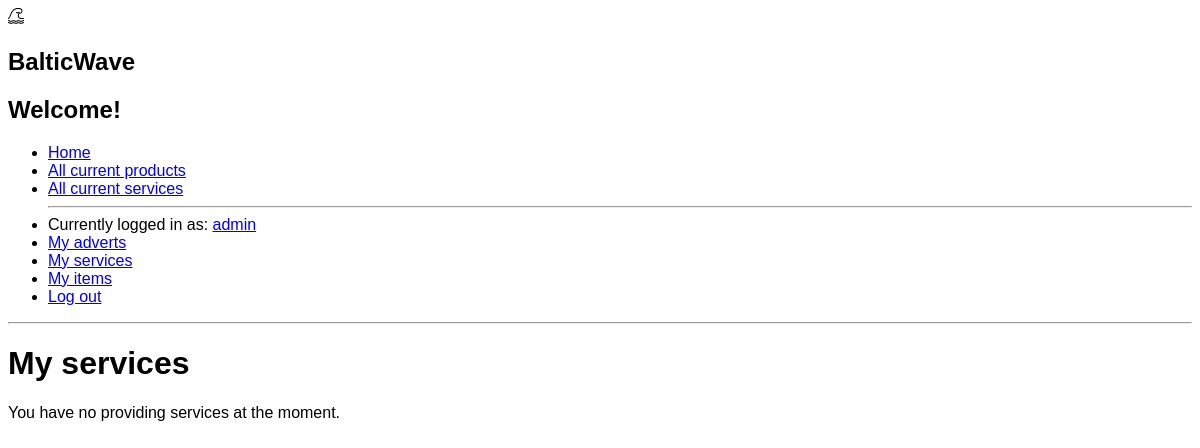
The app's page /balticwave/myservices/ (signed in), older data.
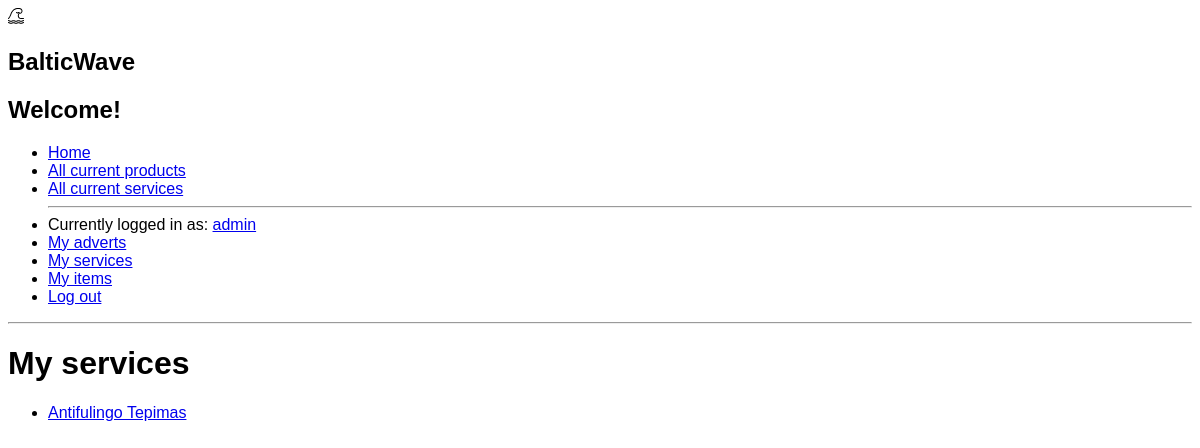
The same page, newer data.
### balticwave/models.py (models this page shows)
class Service(models.Model):
    service_name = models.CharField('Service name', max_length=200)
    service_seller = models.ForeignKey(User, on_delete=models.SET_NULL, null=True, blank=True)
    description = HTMLField(default='No description')
    type = models.ManyToManyField('ServiceType')
    service_thumbnail = models.ImageField('Thumbnail', upload_to='service_thumbnails', null=True, blank=True)
    def __str__(self):
        return (f'{self.service_name}')

### balticwave/views.py (the view)
# urls.py: path('myservices/', views.SellerServiceListView.as_view(), name='my-services'),
class SellerServiceListView(LoginRequiredMixin, generic.ListView):
    Model = Service
    template_name = 'my_services.html'
    context_object_name = 'myservices'
    def get_queryset(self):
        return Service.objects.filter(service_seller=self.request.user)

### balticwave/templates/my_services.html
{% extends "base.html" %}
{% block content %}
<h1>My services</h1>
{% if myservices %}
<ul>
    {% for service in myservices %}
    <li>
        <a href="{% url 'service-detail' service.pk %}">{{ service }}</a>
    </li>
    {% endfor %}
</ul>
{% else %}
<p>You have no providing services at the moment.</p>
{% endif %}
{% endblock %}

Row changes from the older to the newer data that the page shows:
added Service: service_name "Antifulingo Tepimas"
Text that changed along with them:
text no longer shown: "You have no providing services at the moment."
